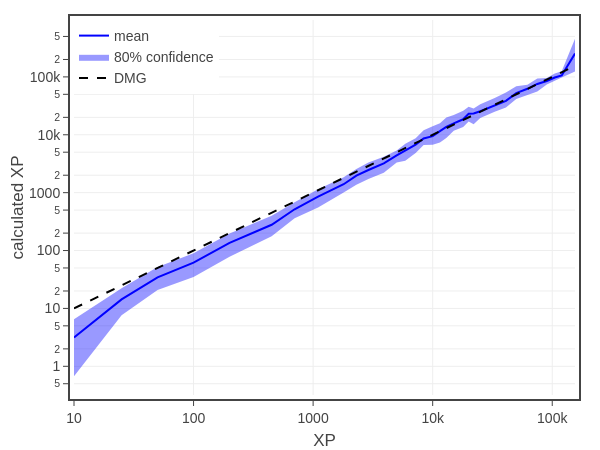

Notebook source saved alongside this figure:
### Markdown cell above
# Figures

### Code cell
# Fig. 1: calculated XP vs target XP
xCol = 'XP'
yCol = 'eXP'

conf = 0.8
df1 = df0[df0['CR'].between(0,30)]
dfG = df1[[xCol,yCol]].groupby(xCol).mean().reset_index()
dfU = df1[[xCol,yCol]].groupby(xCol).quantile(0.5 + conf/2).reset_index()
dfL = df1[[xCol,yCol]].groupby(xCol).quantile(0.5 - conf/2).reset_index()

# create figure
fig = go.Figure()

# plot monster confidence interval and average
fig.add_trace(go.Scatter(x=dfG[xCol], y=dfU[yCol], line_width=0, legendgroup='mean', showlegend=False, hoverinfo='skip'))
fig.add_trace(go.Scatter(x=dfG[xCol], y=dfL[yCol], line_width=0, name=f'{conf:.0%} confidence', legendgroup='mean', hoverinfo='skip', fill='tonexty', fillcolor='rgba(0, 0, 255, 0.4)'))
fig.add_trace(go.Scatter(
    x=dfG[xCol], y=dfG[yCol],
    mode='lines', 
    name='mean',
    legendgroup='mean', 
    line=dict(color='blue'),
    hovertemplate='<b>mean</b><br>' + 'XP %{x:,.0f}<br>' + 'Calc XP %{y:,.0f}<br>' + '<extra></extra>'
))

# plot reference line
fig.add_trace(go.Scatter(
    x=dfG[xCol], y=dfG[xCol],
    mode='lines', 
    name='DMG',
    line=dict(color='black', dash='dash'),
    hovertemplate='<b>DMG</b><br>' + 'XP %{x:,.0f}' + '<extra></extra>'
))

# show figure
fig.update_layout(
    template=tfb.FIG_TEMPLATE,
    xaxis=dict(title_text='XP', type='log'),
    yaxis=dict(title_text='calculated XP', type='log'),
    legend=dict(xanchor='left', x=0.00, yanchor='top', y=1.00),
    width=600, 
    height=450,
)
fig.show(config=tfb.FIG_CONFIG)

# save figures
if SAVEFIGS:
    fig.update_layout(autosize=True, width=None, height=None)
    tfb.save_fig_html(fig, format='large', name=f'./fig-calc-xp-vs-xp-log-log-large', selector={'name': 'none'})
    tfb.save_fig_html(fig, format='small', name=f'./fig-calc-xp-vs-xp-log-log-small', selector={'name': 'none'})

### Figure 1 — Plotly figure (JSON) as saved in the notebook; plotly's stock layout.template omitted (floating-point values rounded to 4 significant figures)
{"data": [{"hoverinfo": "skip", "legendgroup": "mean", "line": {"width": 0}, "showlegend": false, "type": "scatter", "x": [10.0, 25.0, 50.0, 100.0, 200.0, 450.0, 700.0, 1100.0, 1800.0, 2300.0, 2900.0, 3900.0, 5000.0, 5900.0, 7200.0, 8400.0, 10000.0, 11500.0, 13000.0, 15000.0, 18000.0, 20000.0, 22000.0, 25000.0, 33000.0, 41000.0, 50000.0, 62000.0, 75000.0, 90000.0, 105000.0, 120000.0, 155000.0], "y": [6.468, 22.21, 52.0, 89.4, 196.9, 400.5, 682.3, 1145.0, 1841.0, 2561.0, 3322.0, 4162.0, 5331.0, 7025.0, 8734.0, 11940.0, 14100.0, 15760.0, 19970.0, 22040.0, 26010.0, 30380.0, 28470.0, 33720.0, 43240.0, 53550.0, 68650.0, 73170.0, 93630.0, 95680.0, 113900.0, 124700.0, 456100.0]}, {"fill": "tonexty", "fillcolor": "rgba(0, 0, 255, 0.4)", "hoverinfo": "skip", "legendgroup": "mean", "line": {"width": 0}, "name": "80% confidence", "type": "scatter", "x": [10.0, 25.0, 50.0, 100.0, 200.0, 450.0, 700.0, 1100.0, 1800.0, 2300.0, 2900.0, 3900.0, 5000.0, 5900.0, 7200.0, 8400.0, 10000.0, 11500.0, 13000.0, 15000.0, 18000.0, 20000.0, 22000.0, 25000.0, 33000.0, 41000.0, 50000.0, 62000.0, 75000.0, 90000.0, 105000.0, 120000.0, 155000.0], "y": [0.6731, 7.615, 20.86, 34.89, 77.74, 176.7, 362.5, 556.5, 1002.0, 1375.0, 1716.0, 2218.0, 3311.0, 3559.0, 4855.0, 6643.0, 6752.0, 7390.0, 8787.0, 11790.0, 13680.0, 16900.0, 15250.0, 19550.0, 24910.0, 29680.0, 41490.0, 48580.0, 55960.0, 74090.0, 87330.0, 97680.0, 124400.0]}, {"hovertemplate": "<b>mean</b><br>XP %{x:,.0f}<br>Calc XP %{y:,.0f}<br><extra></extra>", "legendgroup": "mean", "line": {"color": "blue"}, "mode": "lines", "name": "mean", "type": "scatter", "x": [10.0, 25.0, 50.0, 100.0, 200.0, 450.0, 700.0, 1100.0, 1800.0, 2300.0, 2900.0, 3900.0, 5000.0, 5900.0, 7200.0, 8400.0, 10000.0, 11500.0, 13000.0, 15000.0, 18000.0, 20000.0, 22000.0, 25000.0, 33000.0, 41000.0, 50000.0, 62000.0, 75000.0, 90000.0, 105000.0, 120000.0, 155000.0], "y": [3.141, 14.34, 34.43, 61.89, 135.7, 279.0, 516.9, 853.6, 1397.0, 1969.0, 2464.0, 3210.0, 4398.0, 5346.0, 6762.0, 8616.0, 9453.0, 11540.0, 13720.0, 15730.0, 18520.0, 23020.0, 23320.0, 25550.0, 32770.0, 38610.0, 52480.0, 62330.0, 75540.0, 85100.0, 97470.0, 106100.0, 253500.0]}, {"hovertemplate": "<b>DMG</b><br>XP %{x:,.0f}<extra></extra>", "line": {"color": "black", "dash": "dash"}, "mode": "lines", "name": "DMG", "type": "scatter", "x": [10.0, 25.0, 50.0, 100.0, 200.0, 450.0, 700.0, 1100.0, 1800.0, 2300.0, 2900.0, 3900.0, 5000.0, 5900.0, 7200.0, 8400.0, 10000.0, 11500.0, 13000.0, 15000.0, 18000.0, 20000.0, 22000.0, 25000.0, 33000.0, 41000.0, 50000.0, 62000.0, 75000.0, 90000.0, 105000.0, 120000.0, 155000.0], "y": [10.0, 25.0, 50.0, 100.0, 200.0, 450.0, 700.0, 1100.0, 1800.0, 2300.0, 2900.0, 3900.0, 5000.0, 5900.0, 7200.0, 8400.0, 10000.0, 11500.0, 13000.0, 15000.0, 18000.0, 20000.0, 22000.0, 25000.0, 33000.0, 41000.0, 50000.0, 62000.0, 75000.0, 90000.0, 105000.0, 120000.0, 155000.0]}], "layout": {"height": 450, "legend": {"x": 0, "xanchor": "left", "y": 1, "yanchor": "top"}, "width": 600, "xaxis": {"title": {"text": "XP"}, "type": "log"}, "yaxis": {"title": {"text": "calculated XP"}, "type": "log"}}}
